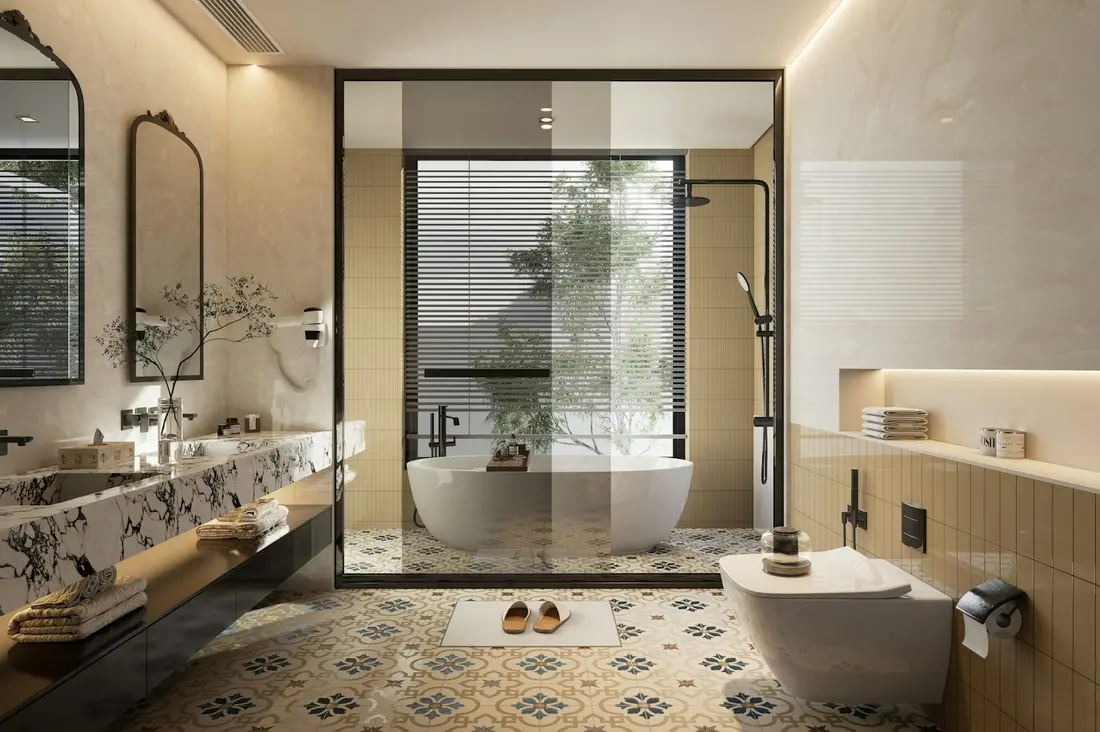
#> input picture stroylink/site/assets/img/bath-2.webp, 1100 x 732 px
$ python -i slideshow.py   (imports and definitions only)
#> lines starting #> are read from the running program, lines starting #| are printed output that depends on the picture
#!/usr/bin/env python3
"""
slideshow.py - build a vertical Instagram Reel from still images + a voiceover.

Usage:
    python3 slideshow.py spec.json out.mp4 [--lang ru|kk] [--keep-temp]
                         [--workers N] [--no-overlay]

spec.json (paths are relative to the spec file):
{
  "images":   ["a.png", "b.png", ...],
  "audio":    "vo.mp3",                     # voiceover; video length = its length
  "segments": [
    {"image": 0, "start": 0.0, "end": 4.2,
     "motion": "zoom_in",                   # zoom_in | zoom_out | pan_left | pan_right | pan_up | pan_down | none
     "transition_in": "cut",                # cut | crossfade | wipe_left | wipe_up | flash
     "transition_duration": 0.5,            # optional, seconds (0.35-0.6 recommended)
     "zoom": 0.08,                          # optional, motion strength (default 0.08 = 8 %)
     "focus": [0.5, 0.5]},                  # optional, zoom centre (0..1, 0..1)
    ...
  ],
  "music": "bed.mp3",          # optional background music (looped, ducked under voice)
  "music_volume": 0.12,        # music level relative to the voice (0.12 = about -18 dB)
  "whoosh": true,              # soft whoosh on every non-cut transition (default true)
  "whoosh_db": -17,            # whoosh level relative to the voice, dB (default -17)
  "loudness": -14,             # final integrated loudness, LUFS (default -14)
  "plan": "plan.json",         # optional overlay.py plan (captions)
  "label": true,               # corner label "Визуализация (ИИ)" (or a custom string)
  "lang": "ru",                # label language for overlay.py (ru | kk)
  "end_card": {"text": "...", "subtext": "...", "seconds": 2.5}   # optional, overrides the plan
}

Timing model: segment boundaries are the moments the voice switches to the next
line. Segments are made contiguous (gaps are closed by extending the previous
segment), the first starts at 0 and the last is padded to the end of the audio.
A transition is centred on the boundary: it starts duration/2 before
`start` and ends duration/2 after it.

Motion is rendered with Pillow: every frame is a Lanczos resize of a
floating-point crop box from a 1.3x pre-scaled (Lanczos) cover image, so motion
is sub-pixel exact (no zoompan integer jitter). Frames are piped to ffmpeg.

Output: 1080x1920, 30 fps, H.264 High yuv420p (BT.709) + AAC 48 kHz,
+faststart, loudness-normalised (two-pass loudnorm). If a plan, label or end
card is given, overlay.py (same folder) burns them in as the last step.

Requires: ffmpeg + ffprobe in PATH, Python 3.8+, Pillow.
"""
import argparse
import json
import math
import multiprocessing as mp
import os
import re
import shutil
import subprocess
import sys
import tempfile

try:
    from PIL import Image, ImageDraw, ImageFilter
except ImportError:
    sys.exit("Pillow is not installed. Run:  pip install pillow")

W, H = 1080, 1920
FPS = 30
BASE_SCALE = 1.3            # images are pre-scaled to 1.3x the output (cover crop)
HERE = os.path.dirname(os.path.abspath(__file__))
OVERLAY = os.path.join(HERE, "overlay.py")

MOTIONS = ("zoom_in", "zoom_out", "pan_left", "pan_right", "pan_up", "pan_down", "none")
TRANSITIONS = ("cut", "crossfade", "wipe_left", "wipe_up", "flash")
DEFAULT_TDUR = {"cut": 0.0, "crossfade": 0.5, "wipe_left": 0.6, "wipe_up": 0.55, "flash": 0.4}
DEFAULT_ZOOM = 0.08
WHOOSH_LEN = 0.75           # seconds
WHOOSH_PEAK = 0.42          # seconds from whoosh start to its loudest point


def die(msg):
    sys.exit("ERROR: " + msg)


def warn(msg):
    print("WARNING: " + msg, file=sys.stderr)


def need_tool(name):
    if not shutil.which(name):
        die("%s not found in PATH. Install ffmpeg (https://ffmpeg.org) and try again." % name)


# [150 lines left out: functions run, audio_duration, measure_loudness, load_spec, normalise_segments, not called in this run]


# ----------------------------------------------------------------------------
# Camera (all in normalised base-image coordinates)
# ----------------------------------------------------------------------------
def ease(p):
    p = min(1.0, max(0.0, p))
    return 0.6 * p + 0.4 * (0.5 - 0.5 * math.cos(math.pi * p))


def smoothstep(p):
    p = min(1.0, max(0.0, p))
    return p * p * (3 - 2 * p)


# [65 lines left out: functions clamp_cam, motion_endpoints, lerp_cam, build_cameras, cam_at, not called in this run]


# ----------------------------------------------------------------------------
# Frame rendering (runs in worker processes)
# ----------------------------------------------------------------------------
G = {}


def prepare_base(path):
    """Cover-crop to 9:16 and Lanczos-scale to 1.3x the output size."""
#> called with path = '../../site/assets/img/bath-2.webp'
    im = Image.open(path)
#> im is the input picture: PIL image 1100x732 RGB; mean R, G, B 147.9, 136.3, 115.8
    im.load()
    if im.mode in ("RGBA", "LA", "P"):
        im = im.convert("RGBA")
        bg = Image.new("RGBA", im.size, (0, 0, 0, 255))
        im = Image.alpha_composite(bg, im)
    im = im.convert("RGB")
    bw, bh = int(round(W * BASE_SCALE)), int(round(H * BASE_SCALE))
    sw, sh = im.size
#> sw = 1100; sh = 732
    target = bw / bh
    if sw / sh > target:          # too wide: crop sides
        cw, ch = sh * target, sh
#> cw = 411.8; ch = 732
    else:
        cw, ch = sw, sw / target
    box = ((sw - cw) / 2, (sh - ch) / 2, (sw + cw) / 2, (sh + ch) / 2)
#> box = (344.1, 0, 755.9, 732)
    return im.resize((bw, bh), Image.LANCZOS, box=box)
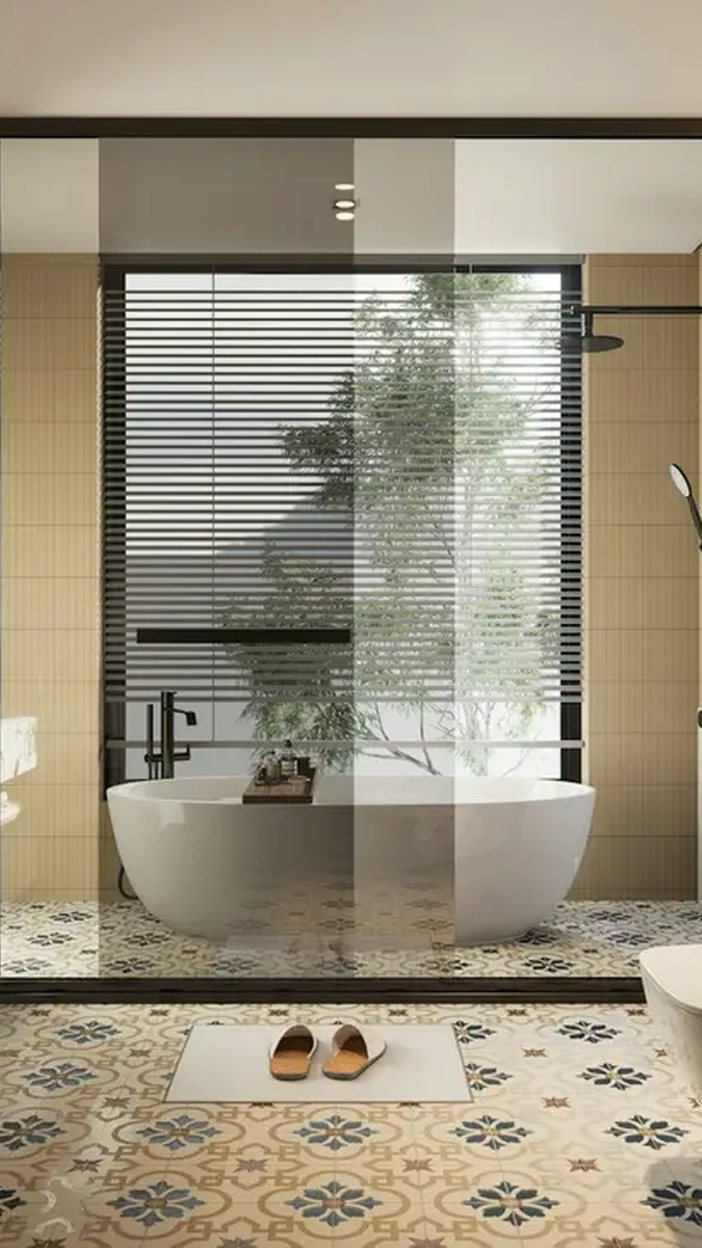
#> returned value: PIL image 1404x2496 RGB (shown at 1/2 size); mean R, G, B 156.4, 147.5, 127.8


# [289 lines left out: functions render_view, wipe_mask, draw_divider, render_frame, init_worker, build_audio and 1 more, not called in this run]


# [2 lines not run here, left out]

>>> result = prepare_base('../../site/assets/img/bath-2.webp')

$ run again, on stroylink/site/assets/img/kitchen-1.webp
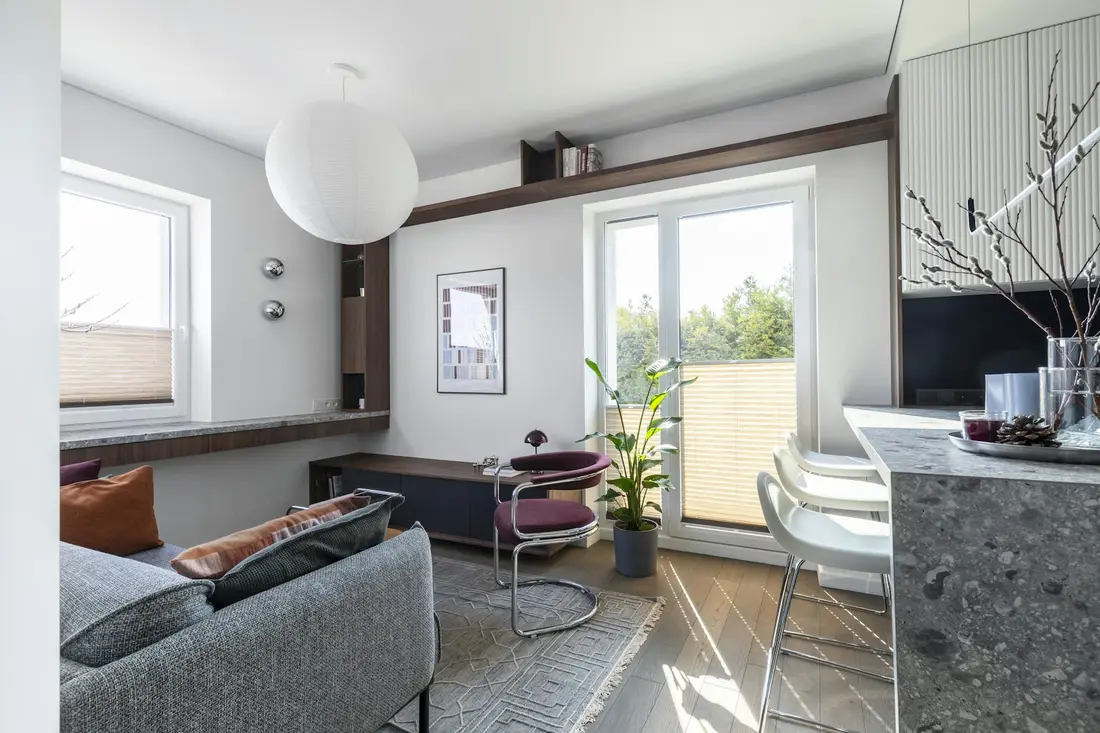
#> input picture stroylink/site/assets/img/kitchen-1.webp, 1100 x 733 px
#> in prepare_base, im is the input picture: PIL image 1100x733 RGB; mean R, G, B 159.4, 160.1, 157.9
#> in prepare_base, `return im.resize((bw, bh), Image.LANCZOS, box=box)`:
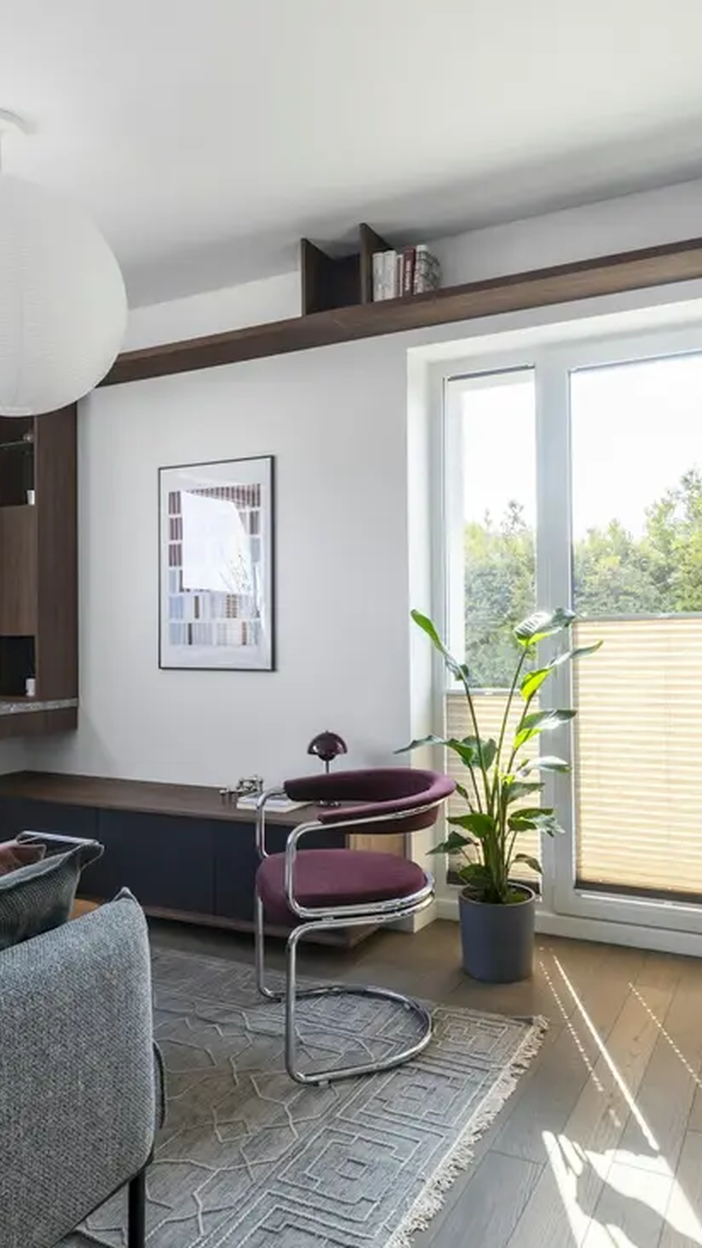
#> returned value: PIL image 1404x2496 RGB (shown at 1/2 size); mean R, G, B 161.8, 161.5, 157.3

$ run again, on stroylink/site/assets/img/living-1.webp
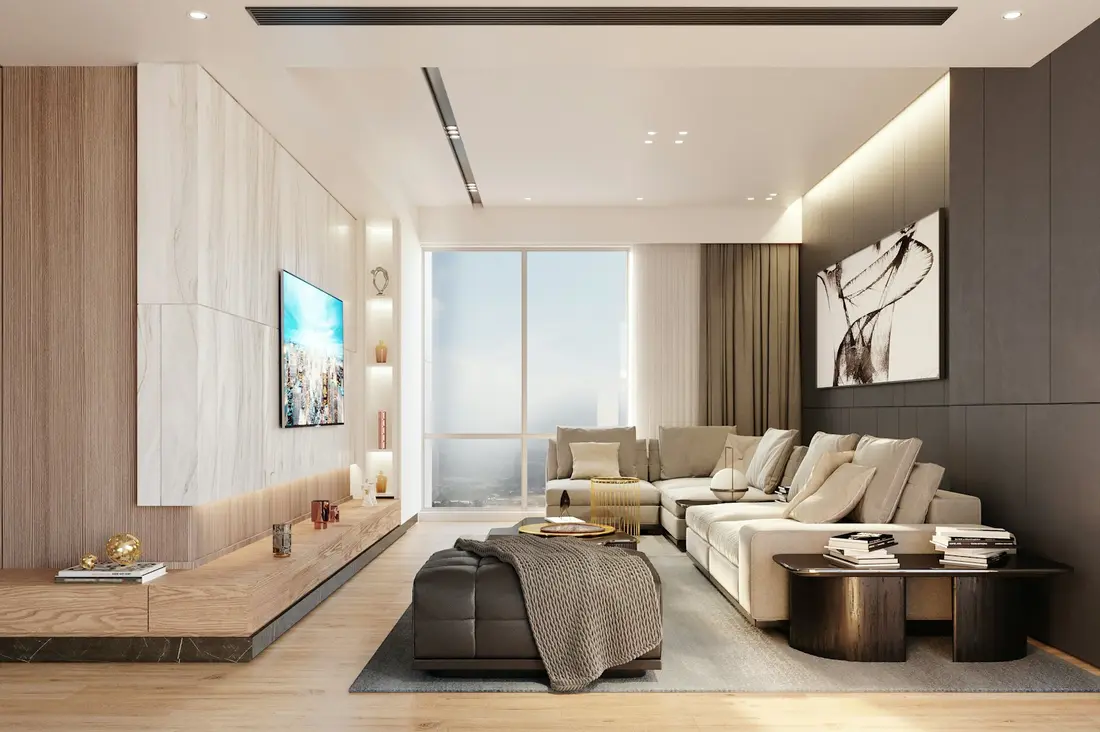
#> input picture stroylink/site/assets/img/living-1.webp, 1100 x 732 px
#> in prepare_base, im is the input picture: PIL image 1100x732 RGB; mean R, G, B 164.4, 150.5, 134.9
#> in prepare_base, `return im.resize((bw, bh), Image.LANCZOS, box=box)`:
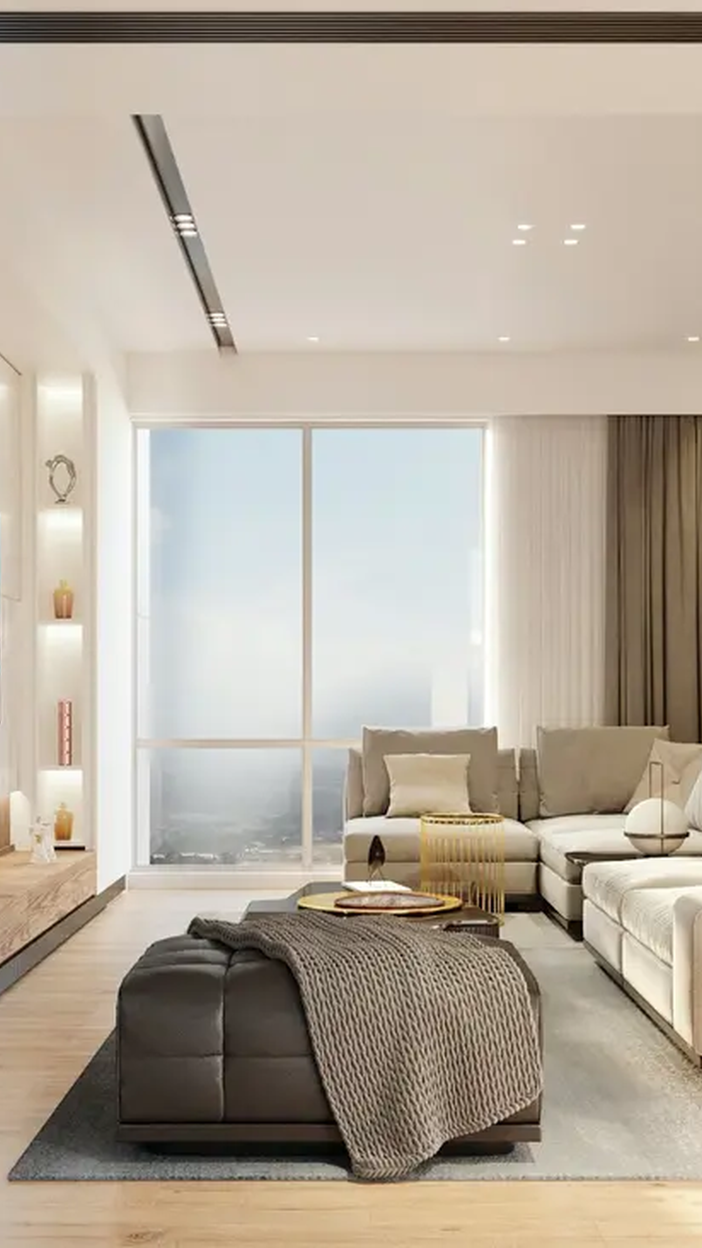
#> returned value: PIL image 1404x2496 RGB (shown at 1/2 size); mean R, G, B 181.6, 171.2, 156.8

$ run again, on stroylink/site/assets/img/living-2.webp
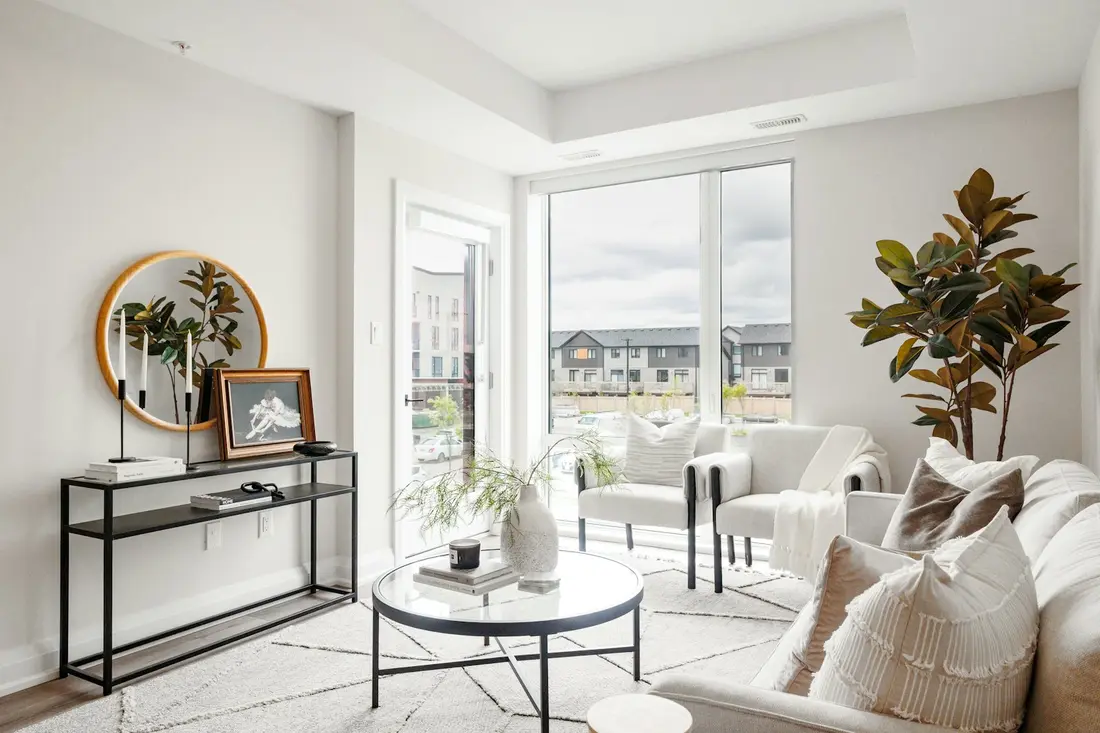
#> input picture stroylink/site/assets/img/living-2.webp, 1100 x 733 px
#> in prepare_base, im is the input picture: PIL image 1100x733 RGB; mean R, G, B 190.2, 186.8, 178.8
#> in prepare_base, `return im.resize((bw, bh), Image.LANCZOS, box=box)`:
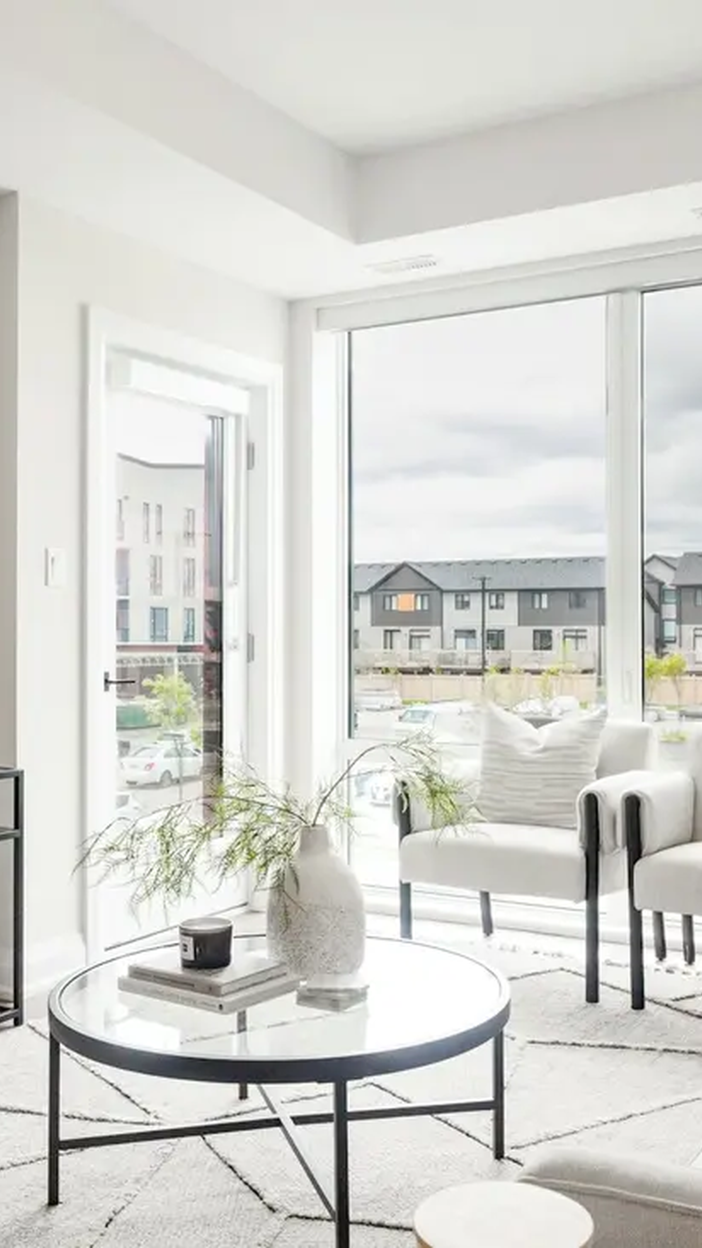
#> returned value: PIL image 1404x2496 RGB (shown at 1/2 size); mean R, G, B 212.5, 212.7, 208
